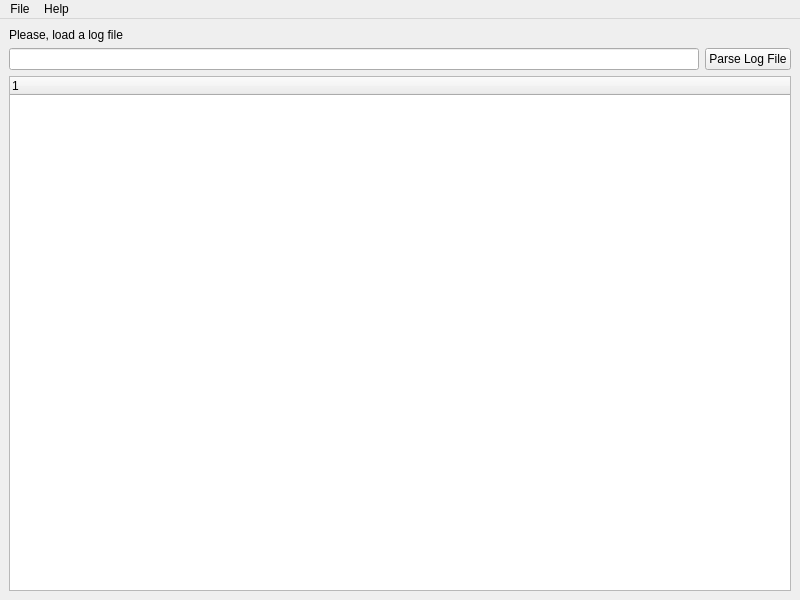
<?xml version="1.0" encoding="UTF-8"?>
<ui version="4.0">
 <class>MainWindow</class>
 <widget class="QMainWindow" name="MainWindow">
  <property name="geometry">
   <rect>
    <x>0</x>
    <y>0</y>
    <width>800</width>
    <height>600</height>
   </rect>
  </property>
  <property name="windowTitle">
   <string>MainWindow</string>
  </property>
  <widget class="QWidget" name="centralWidget">
   <layout class="QGridLayout" name="gridLayout">
    <item row="0" column="0">
     <widget class="QLabel" name="lblPath">
      <property name="text">
       <string>Please, load a log file</string>
      </property>
     </widget>
    </item>
    <item row="1" column="0">
     <layout class="QHBoxLayout" name="horizontalLayout">
      <item>
       <widget class="QLineEdit" name="txtReToMatch"/>
      </item>
      <item>
       <widget class="QPushButton" name="btnParse">
        <property name="text">
         <string>Parse Log File</string>
        </property>
       </widget>
      </item>
     </layout>
    </item>
    <item row="2" column="0">
     <widget class="QTreeWidget" name="tvResult">
      <column>
       <property name="text">
        <string notr="true">1</string>
       </property>
      </column>
     </widget>
    </item>
   </layout>
  </widget>
  <widget class="QMenuBar" name="menuBar">
   <property name="geometry">
    <rect>
     <x>0</x>
     <y>0</y>
     <width>800</width>
     <height>22</height>
    </rect>
   </property>
   <widget class="QMenu" name="menuFile">
    <property name="title">
     <string>File</string>
    </property>
    <addaction name="separator"/>
    <addaction name="actionOpen_log_file"/>
    <addaction name="separator"/>
    <addaction name="actionQuit_1"/>
    <addaction name="actionQuit"/>
   </widget>
   <widget class="QMenu" name="menuHelp">
    <property name="title">
     <string>Help</string>
    </property>
    <addaction name="actionAbout_3"/>
    <addaction name="actionAbout"/>
   </widget>
   <addaction name="menuFile"/>
   <addaction name="menuHelp"/>
  </widget>
  <action name="actionOpen_log_file">
   <property name="text">
    <string>Open log file</string>
   </property>
  </action>
  <action name="actionQuit_1">
   <property name="text">
    <string>Quit App</string>
   </property>
  </action>
  <action name="actionAbout_3">
   <property name="text">
    <string>About Me</string>
   </property>
  </action>
  <action name="actionSample">
   <property name="text">
    <string>Sample</string>
   </property>
  </action>
  <action name="actionFinish">
   <property name="text">
    <string>Finish</string>
   </property>
  </action>
  <action name="actionAbout">
   <property name="text">
    <string>About</string>
   </property>
  </action>
  <action name="actionQuit">
   <property name="text">
    <string>Quit</string>
   </property>
  </action>
 </widget>
 <resources/>
 <connections/>
</ui>
